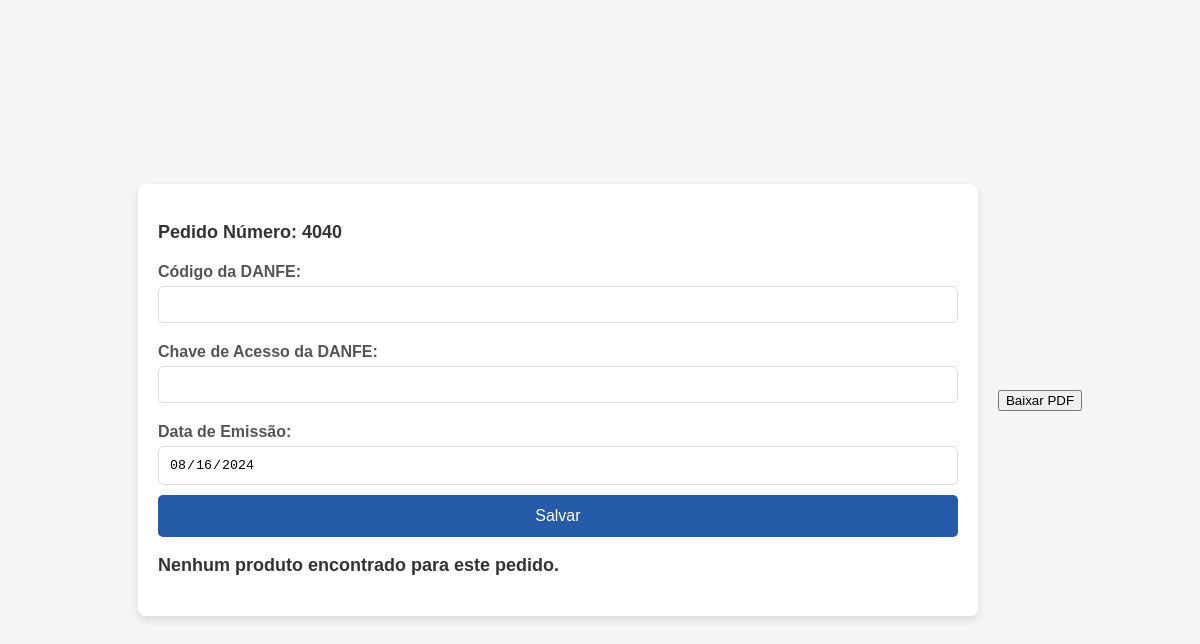
Before: /SENAI_LOGISTICA/homeProf/itens/danfe.php?pedido_id=4040 with the older database file.
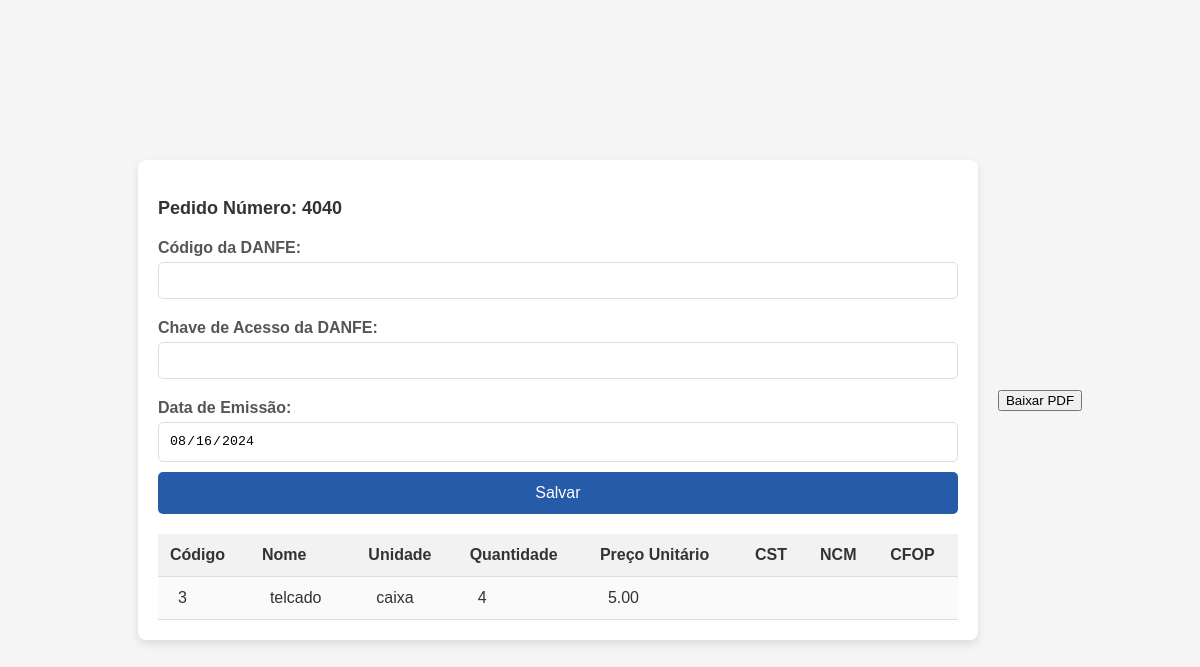
After: the same page with the newer database file.
### tables this page shows
CREATE TABLE IF NOT EXISTS `produtos` (
`id` int(11) NOT NULL,
  `pedidob` varchar(255) NOT NULL,
  `cod_prod` varchar(255) NOT NULL,
  `nome_produto` varchar(255) NOT NULL,
  `un_prod` varchar(50) DEFAULT NULL,
  `qtd_prod` int(11) DEFAULT NULL,
  `rsunit_prod` decimal(10,2) DEFAULT NULL,
  `ncm_prod` varchar(50) DEFAULT NULL,
  `cst_prod` varchar(50) DEFAULT NULL,
  `cfop_prod` varchar(50) DEFAULT NULL
);

### SENAI_LOGISTICA/homeProf/itens/danfe.php (the view, shortened to what this page needs)
<!DOCTYPE html>
<html lang='pt-br'>
<head>
    <link href='https://unpkg.com/boxicons@2.1.4/css/boxicons.min.css' rel='stylesheet'>
    <link rel="stylesheet" href="https://cdnjs.cloudflare.com/ajax/libs/font-awesome/6.5.2/css/all.min.css">
</head>
<body>
    <div class="container" id="content">
        <div class="header">
            <?php
            $servername = "localhost";
            $username = "root";
            $password = "root";
            $dbname = "senai";
            $conn = new mysqli($servername, $username, $password, $dbname);
            if (isset($_GET['pedido_id'])) {
                $pedido_id = $conn->real_escape_string($_GET['pedido_id']);
                echo "<p>Pedido Número: " . htmlspecialchars($pedido_id) . "</p>";
                echo '<form method="POST">';
                echo '<label for="cod_danfe">Código da DANFE:</label>';
                echo '<input type="text" id="cod_danfe" name="cod_danfe" required>';
                echo '<label for="chave_acesso_danfe">Chave de Acesso da DANFE:</label>';
                echo '<input type="text" id="chave_acesso_danfe" name="chave_acesso_danfe" required>';
                echo '<label for="data_emissao">Data de Emissão:</label>';
                echo '<input type="date" id="data_emissao" name="data_emissao" value="'.date('Y-m-d').'" readonly required>';
                echo '<input type="submit" value="Salvar">';
                echo '</form>';
                $sql_produtos = "SELECT cod_prod, nome_produto, un_prod, qtd_prod, rsunit_prod, cst_prod, ncm_prod, cfop_prod FROM produtos WHERE pedidob = '$pedido_id'";
                $result_produtos = $conn->query($sql_produtos);
                if ($result_produtos) {
                    if ($result_produtos->num_rows > 0) {
                        echo "<table>";
                        echo "<tr><th>Código</th><th>Nome</th><th>Unidade</th><th>Quantidade</th><th>Preço Unitário</th><th>CST</th><th>NCM</th><th>CFOP</th></tr>";
                        while ($row_produtos = $result_produtos->fetch_assoc()) {
                            echo "<tr>";
                            echo "<td>" . htmlspecialchars($row_produtos["cod_prod"]) . "</td>";
                            echo "<td>" . htmlspecialchars($row_produtos["nome_produto"]) . "</td>";
                            echo "<td>" . htmlspecialchars($row_produtos["un_prod"]) . "</td>";
                            echo "<td>" . htmlspecialchars($row_produtos["qtd_prod"]) . "</td>";
                            echo "<td>" . htmlspecialchars($row_produtos["rsunit_prod"]) . "</td>";
                            echo "<td>" . htmlspecialchars($row_produtos["cst_prod"]) . "</td>";
                            echo "<td>" . htmlspecialchars($row_produtos["ncm_prod"]) . "</td>";
                            echo "<td>" . htmlspecialchars($row_produtos["cfop_prod"]) . "</td>";
                            echo "</tr>";
                        }
                        echo "</table>";
                    } else {
                        echo "<p>Nenhum produto encontrado para este pedido.</p>";
                    }
                } else {
                    echo "<p>Erro na execução da consulta: " . $conn->error . "</p>";
                }
            } else {
                echo "<p>Erro: Pedido ID não fornecido.</p>";
            }
            ?>
        </div>
    </div>
    <button id="downloadPDF">Baixar PDF</button>
</body>
</html>

Changed rows visible on the page:
added produtos: cod_prod "3", nome_produto "telcado", un_prod "caixa", qtd_prod "4", rsunit_prod "5.00"
Other visible differences:
text no longer shown: "Nenhum produto encontrado para este pedido."
text now shown: "Código Nome Unidade Quantidade Preço Unitário CST NCM CFOP"
